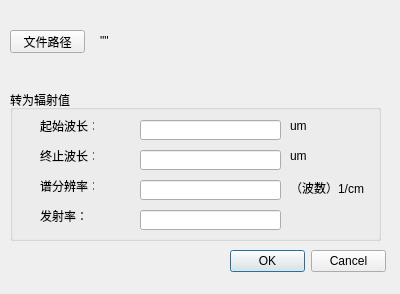
<?xml version="1.0" encoding="UTF-8"?>
<ui version="4.0">
 <class>PltTempDlg</class>
 <widget class="QDialog" name="PltTempDlg">
  <property name="geometry">
   <rect>
    <x>0</x>
    <y>0</y>
    <width>400</width>
    <height>294</height>
   </rect>
  </property>
  <property name="windowTitle">
   <string>PltTempDlg</string>
  </property>
  <widget class="QGroupBox" name="groupBox_ToRadio">
   <property name="geometry">
    <rect>
     <x>10</x>
     <y>90</y>
     <width>371</width>
     <height>151</height>
    </rect>
   </property>
   <property name="title">
    <string>转为辐射值</string>
   </property>
   <property name="checkable">
    <bool>false</bool>
   </property>
   <widget class="QLabel" name="label_4">
    <property name="geometry">
     <rect>
      <x>30</x>
      <y>30</y>
      <width>54</width>
      <height>12</height>
     </rect>
    </property>
    <property name="text">
     <string>起始波长：</string>
    </property>
   </widget>
   <widget class="QLabel" name="label_5">
    <property name="geometry">
     <rect>
      <x>30</x>
      <y>60</y>
      <width>54</width>
      <height>12</height>
     </rect>
    </property>
    <property name="text">
     <string>终止波长：</string>
    </property>
   </widget>
   <widget class="QLabel" name="label_6">
    <property name="geometry">
     <rect>
      <x>30</x>
      <y>90</y>
      <width>54</width>
      <height>12</height>
     </rect>
    </property>
    <property name="text">
     <string>谱分辨率：</string>
    </property>
   </widget>
   <widget class="QLabel" name="label_7">
    <property name="geometry">
     <rect>
      <x>30</x>
      <y>120</y>
      <width>54</width>
      <height>12</height>
     </rect>
    </property>
    <property name="text">
     <string>发射率：</string>
    </property>
   </widget>
   <widget class="QLineEdit" name="lineEdit_start">
    <property name="geometry">
     <rect>
      <x>130</x>
      <y>30</y>
      <width>141</width>
      <height>20</height>
     </rect>
    </property>
   </widget>
   <widget class="QLineEdit" name="lineEdit_End">
    <property name="geometry">
     <rect>
      <x>130</x>
      <y>60</y>
      <width>141</width>
      <height>20</height>
     </rect>
    </property>
   </widget>
   <widget class="QLineEdit" name="lineEdit_fen">
    <property name="geometry">
     <rect>
      <x>130</x>
      <y>90</y>
      <width>141</width>
      <height>20</height>
     </rect>
    </property>
   </widget>
   <widget class="QLineEdit" name="lineEdit_fa">
    <property name="geometry">
     <rect>
      <x>130</x>
      <y>120</y>
      <width>141</width>
      <height>20</height>
     </rect>
    </property>
   </widget>
   <widget class="QLabel" name="label_8">
    <property name="geometry">
     <rect>
      <x>280</x>
      <y>30</y>
      <width>54</width>
      <height>12</height>
     </rect>
    </property>
    <property name="text">
     <string>um</string>
    </property>
   </widget>
   <widget class="QLabel" name="label_9">
    <property name="geometry">
     <rect>
      <x>280</x>
      <y>60</y>
      <width>54</width>
      <height>12</height>
     </rect>
    </property>
    <property name="text">
     <string>um</string>
    </property>
   </widget>
   <widget class="QLabel" name="label_10">
    <property name="geometry">
     <rect>
      <x>280</x>
      <y>90</y>
      <width>81</width>
      <height>16</height>
     </rect>
    </property>
    <property name="text">
     <string>（波数）1/cm</string>
    </property>
   </widget>
  </widget>
  <widget class="QDialogButtonBox" name="buttonBox">
   <property name="geometry">
    <rect>
     <x>230</x>
     <y>250</y>
     <width>156</width>
     <height>23</height>
    </rect>
   </property>
   <property name="standardButtons">
    <set>QDialogButtonBox::Cancel|QDialogButtonBox::Ok</set>
   </property>
  </widget>
  <widget class="QPushButton" name="pushButton_Path">
   <property name="geometry">
    <rect>
     <x>10</x>
     <y>30</y>
     <width>75</width>
     <height>23</height>
    </rect>
   </property>
   <property name="text">
    <string>文件路径</string>
   </property>
  </widget>
  <widget class="QLabel" name="label_Path">
   <property name="geometry">
    <rect>
     <x>100</x>
     <y>30</y>
     <width>281</width>
     <height>21</height>
    </rect>
   </property>
   <property name="text">
    <string>&quot;&quot;</string>
   </property>
  </widget>
 </widget>
 <layoutdefault spacing="6" margin="11"/>
 <resources/>
 <connections>
  <connection>
   <sender>buttonBox</sender>
   <signal>accepted()</signal>
   <receiver>PltTempDlg</receiver>
   <slot>accept()</slot>
   <hints>
    <hint type="sourcelabel">
     <x>274</x>
     <y>256</y>
    </hint>
    <hint type="destinationlabel">
     <x>177</x>
     <y>185</y>
    </hint>
   </hints>
  </connection>
  <connection>
   <sender>buttonBox</sender>
   <signal>rejected()</signal>
   <receiver>PltTempDlg</receiver>
   <slot>reject()</slot>
   <hints>
    <hint type="sourcelabel">
     <x>311</x>
     <y>251</y>
    </hint>
    <hint type="destinationlabel">
     <x>313</x>
     <y>168</y>
    </hint>
   </hints>
  </connection>
  <connection>
   <sender>pushButton_Path</sender>
   <signal>clicked()</signal>
   <receiver>PltTempDlg</receiver>
   <slot>slotPushButtonPath()</slot>
   <hints>
    <hint type="sourcelabel">
     <x>46</x>
     <y>39</y>
    </hint>
    <hint type="destinationlabel">
     <x>207</x>
     <y>64</y>
    </hint>
   </hints>
  </connection>
 </connections>
 <slots>
  <slot>slotPushButtonPath()</slot>
 </slots>
</ui>
